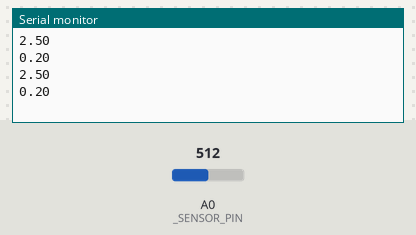
Simulated run of this sketch. Board: Arduino Uno, built with avr-gcc and run on an emulated ATmega328P. On the bench: the last lines printed to the serial monitor. Inputs (shaded band) come from the test bench; at power-on: A0 (_SENSOR_PIN) = 512.

Above: at 1.8 s.
1.9 s: A0 (_SENSOR_PIN) set to 111
At 2.8 s:
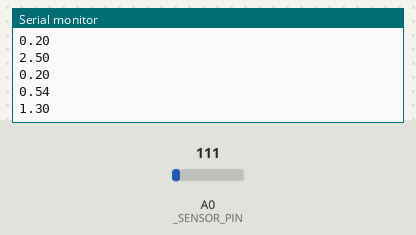
3.4 s: A0 (_SENSOR_PIN) set to 93
At 4.8 s:
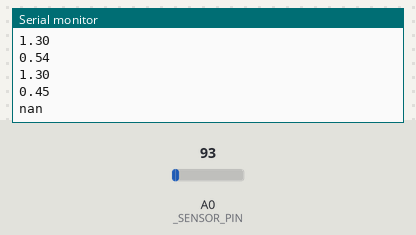
Timing chart, 0 to 6.4 s (numbered marks = the images above; inputs shaded):
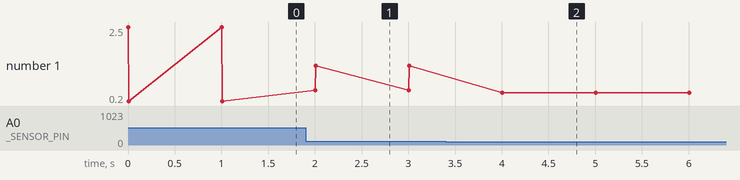

The sketch:

infrared_sensor_code.ino
```cpp
/*
 * Note: LED is used for debugging--will be removed once bugs are fixed :)
 *
 */

const int _SENSOR_PIN = A0; // infrared sensor input pin
int sensorValue = 0; // variable to store value coming from sensor
float distance = 0;
float voltage = 0;
void setup() {
  // put your setup code here, to run once:
  Serial.begin(9600);
}

void loop() {
  // put your main code here, to run repeatedly:
  sensorValue = analogRead(_SENSOR_PIN); // read infrared sensor value
  voltage = sensorValue * (5.0 / 1023.0);
  distance = log((voltage - 0.5)/4)/(-3.5);

  // print to serial monitor for matlab
  Serial.print(voltage);
  Serial.print("\n");
  Serial.print(distance);
  Serial.print("\n");
  delay(1000); // wait 1 second

}
```

Measured:
- the behaviour switches between 103 and 102 on A0 (_SENSOR_PIN) (found by bisection; images 1 and 2)
- after the input at 1.9 s, the serial monitor: prints a new line after 0.10 s (image 1)
- after the input at 3.4 s, the serial monitor: prints a new line after 0.60 s (image 2)
- plotted number 1: 0.2 → 1.3 after the input at 1.9 s, 1.3 → 0.45 after the input at 3.4 s
